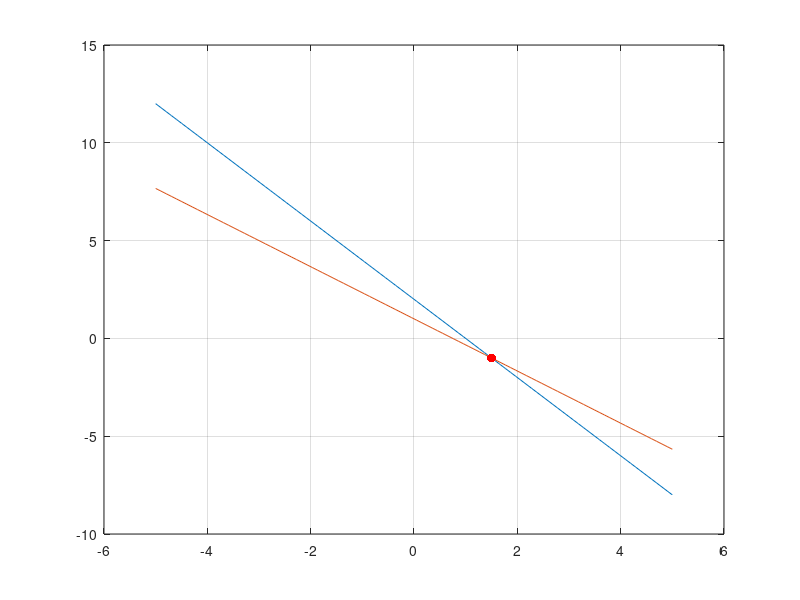

Write MATLAB code to recreate this figure. (Note: this script raises an error after producing the figure.)
clear; close all; clc;

%% 2D case

A = [2 1; 4 3];
b = [2,3]';

xy_ans = A\b;

x = linspace(-5,5);
y1 = (-A(1,1)*x+b(1))/A(1,2);
y2 = (-A(2,1)*x+b(2))/A(2,2);

plot(x,y1);
hold on;
plot(x,y2);
plot(xy_ans(1,1), xy_ans(2,1),'r.','markersize',20)
grid on;

%% Gauss Jordan Elimination
% augmented matrix Ab
Ab = [A b];

% step 1) scaling row 1
Ab1=Ab;
Ab1(1,:)=Ab1(1,:)/Ab1(1,1);

% step 2) subtract row 2 from row 1
Ab2 = Ab1;
Ab2(2,:) = Ab2(2,:)-Ab2(1,:)*Ab(2,1);

% step 3) scaling row 2
Ab3 = Ab2;
Ab3(2,:) = Ab3(2,:)/Ab3(2,2);

% step 4) subtract row 1 from row 2
Ab4 = Ab3;
Ab4(1,:) = Ab4(1,:)-Ab4(2,:)*Ab4(1,2);


%% animation
close all;

% step 1) Ab -> Ab1
gj_2d_ani(Ab,Ab1,x,xy_ans)
    
% step 2) Ab1-> Ab2
gj_2d_ani(Ab1, Ab2, x, xy_ans)
    
% step 3) Ab2-> Ab3
gj_2d_ani(Ab2, Ab3, x, xy_ans)

% step 4) Ab3 -> Ab4
gj_2d_ani(Ab3, Ab4, x, xy_ans)
